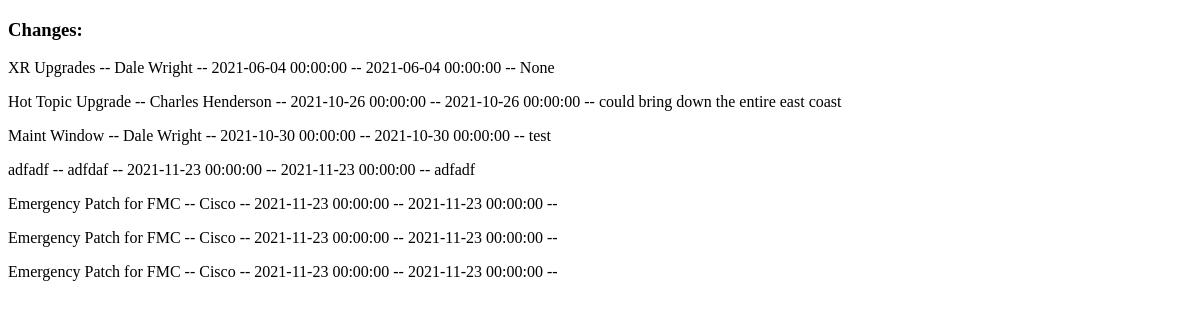
/list_all, run on an earlier commit of the app's database.
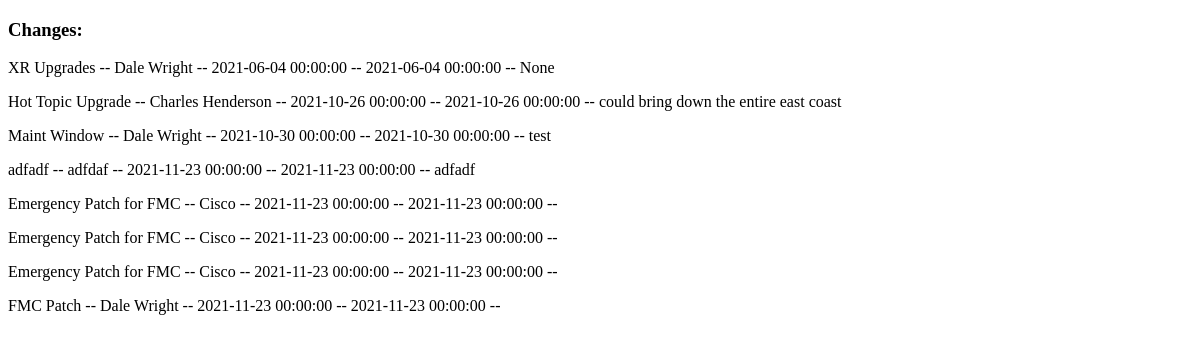
And on a later commit of the database.
### change_request/models.py (models this page shows, shortened)
class ChangeControl(db.Model):
    __tablename__ = 'change_control'
    id = db.Column(db.Integer, primary_key=True)
    change_type = db.Column(db.String(64))
    title = db.Column(db.String(64))
    swivel_desk = db.Column(db.String(3))
    owner_name = db.Column(db.String(64))
    start_date = db.Column(db.String(64))
    end_date = db.Column(db.String(64))
    summary = db.Column(db.Text())
    vendor = db.Column(db.String(64))
    technical_contact_email = db.Column(db.String(64))
    implementation_plan = db.Column(db.Text())
    rollback_plan = db.Column(db.Text())
    network_impact_details = db.Column(db.Text())
    test_plan = db.Column(db.Text())
    impact = db.Column(db.String(20))
    urgency = db.Column(db.String(20))
    failure_probability = db.Column(db.String(20))
    justification = db.Column(db.Text())
    emails = db.Column(db.String(128))

### change_request/views.py (the view)
@change_request.route('/list_all')
def list_all():
    changes = ChangeControl.query.all()
    return render_template('list.html', changes=changes)

### change_request/templates/list.html (shortened to what this page needs)
<!DOCTYPE html>
<html lang="en">
<head>
</head>
<body>
    <h3>Changes:</h3>
    {%  for change in changes %}
    <p>{{ change.title }} -- {{ change.owner_name }} -- {{ change.start_date }} -- {{ change.end_date }} -- {{ change.network_impact_details}}</p>
    {% endfor %}
</body>
</html>

What changed in the data, as far as the page shows it:
added ChangeControl: title "FMC Patch", owner_name "Dale Wright", start_date "2021-11-23 00:00:00", end_date "2021-11-23 00:00:00"
